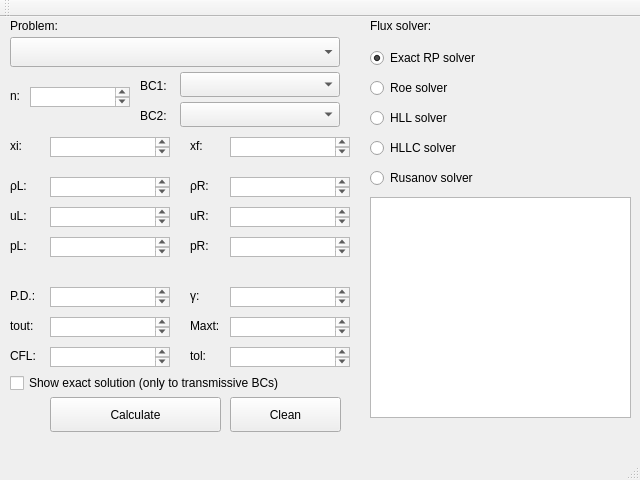
<?xml version="1.0" encoding="UTF-8"?>
<ui version="4.0">
 <class>MainWindow</class>
 <widget class="QMainWindow" name="MainWindow">
  <property name="geometry">
   <rect>
    <x>0</x>
    <y>0</y>
    <width>640</width>
    <height>480</height>
   </rect>
  </property>
  <property name="windowTitle">
   <string>One-dimensional Euler equations solver</string>
  </property>
  <widget class="QWidget" name="centralWidget">
   <widget class="QComboBox" name="problem">
    <property name="geometry">
     <rect>
      <x>10</x>
      <y>20</y>
      <width>330</width>
      <height>30</height>
     </rect>
    </property>
    <property name="toolTip">
     <string>choose a predifined test case</string>
    </property>
    <property name="currentIndex">
     <number>-1</number>
    </property>
    <item>
     <property name="text">
      <string>TEST 1 (Modified Sod)</string>
     </property>
    </item>
    <item>
     <property name="text">
      <string>TEST 2 (123 Problems)</string>
     </property>
    </item>
    <item>
     <property name="text">
      <string>TEST 3 (Left Woodward &amp; Colella)</string>
     </property>
    </item>
    <item>
     <property name="text">
      <string>TEST 4 (Right Woodward &amp; Colella)</string>
     </property>
    </item>
    <item>
     <property name="text">
      <string>TEST 5 (Collision of 2 shocks)</string>
     </property>
    </item>
   </widget>
   <widget class="QLabel" name="label">
    <property name="geometry">
     <rect>
      <x>10</x>
      <y>0</y>
      <width>67</width>
      <height>17</height>
     </rect>
    </property>
    <property name="text">
     <string>Problem:</string>
    </property>
   </widget>
   <widget class="QTextEdit" name="rhol">
    <property name="geometry">
     <rect>
      <x>50</x>
      <y>160</y>
      <width>120</width>
      <height>20</height>
     </rect>
    </property>
    <property name="toolTip">
     <string>density at the left side</string>
    </property>
   </widget>
   <widget class="QTextEdit" name="rhor">
    <property name="geometry">
     <rect>
      <x>230</x>
      <y>160</y>
      <width>120</width>
      <height>20</height>
     </rect>
    </property>
    <property name="toolTip">
     <string>density at the right side</string>
    </property>
   </widget>
   <widget class="QTextEdit" name="ul">
    <property name="geometry">
     <rect>
      <x>50</x>
      <y>190</y>
      <width>120</width>
      <height>20</height>
     </rect>
    </property>
    <property name="toolTip">
     <string>velocity x at the left side</string>
    </property>
   </widget>
   <widget class="QTextEdit" name="ur">
    <property name="geometry">
     <rect>
      <x>230</x>
      <y>190</y>
      <width>120</width>
      <height>20</height>
     </rect>
    </property>
    <property name="toolTip">
     <string>velocity x at the right side</string>
    </property>
   </widget>
   <widget class="QTextEdit" name="pl">
    <property name="geometry">
     <rect>
      <x>50</x>
      <y>220</y>
      <width>120</width>
      <height>20</height>
     </rect>
    </property>
    <property name="toolTip">
     <string>pressure at the left side</string>
    </property>
   </widget>
   <widget class="QTextEdit" name="pr">
    <property name="geometry">
     <rect>
      <x>230</x>
      <y>220</y>
      <width>120</width>
      <height>20</height>
     </rect>
    </property>
    <property name="toolTip">
     <string>pressure at the right side</string>
    </property>
   </widget>
   <widget class="QTextEdit" name="x0">
    <property name="geometry">
     <rect>
      <x>50</x>
      <y>120</y>
      <width>120</width>
      <height>20</height>
     </rect>
    </property>
    <property name="toolTip">
     <string>initial position</string>
    </property>
   </widget>
   <widget class="QTextEdit" name="xf">
    <property name="geometry">
     <rect>
      <x>230</x>
      <y>120</y>
      <width>120</width>
      <height>20</height>
     </rect>
    </property>
    <property name="toolTip">
     <string>final position</string>
    </property>
   </widget>
   <widget class="QTextEdit" name="pd">
    <property name="geometry">
     <rect>
      <x>50</x>
      <y>270</y>
      <width>120</width>
      <height>20</height>
     </rect>
    </property>
    <property name="toolTip">
     <string>position of the diaphragm</string>
    </property>
   </widget>
   <widget class="QTextEdit" name="gamma">
    <property name="geometry">
     <rect>
      <x>230</x>
      <y>270</y>
      <width>120</width>
      <height>20</height>
     </rect>
    </property>
    <property name="toolTip">
     <string>heat capacity ratio</string>
    </property>
   </widget>
   <widget class="QTextEdit" name="tout">
    <property name="geometry">
     <rect>
      <x>50</x>
      <y>300</y>
      <width>120</width>
      <height>20</height>
     </rect>
    </property>
    <property name="toolTip">
     <string>final time</string>
    </property>
   </widget>
   <widget class="QTextEdit" name="maxt">
    <property name="geometry">
     <rect>
      <x>230</x>
      <y>300</y>
      <width>120</width>
      <height>20</height>
     </rect>
    </property>
    <property name="toolTip">
     <string>max number of time iteration</string>
    </property>
   </widget>
   <widget class="QTextEdit" name="cfl">
    <property name="geometry">
     <rect>
      <x>50</x>
      <y>330</y>
      <width>120</width>
      <height>20</height>
     </rect>
    </property>
    <property name="toolTip">
     <string>CFL number</string>
    </property>
   </widget>
   <widget class="QTextEdit" name="tol">
    <property name="geometry">
     <rect>
      <x>230</x>
      <y>330</y>
      <width>120</width>
      <height>20</height>
     </rect>
    </property>
    <property name="toolTip">
     <string>pressure guess tolerance</string>
    </property>
   </widget>
   <widget class="QLabel" name="label_2">
    <property name="geometry">
     <rect>
      <x>10</x>
      <y>120</y>
      <width>21</width>
      <height>17</height>
     </rect>
    </property>
    <property name="text">
     <string>xi:</string>
    </property>
   </widget>
   <widget class="QLabel" name="label_3">
    <property name="geometry">
     <rect>
      <x>190</x>
      <y>120</y>
      <width>21</width>
      <height>17</height>
     </rect>
    </property>
    <property name="text">
     <string>xf:</string>
    </property>
   </widget>
   <widget class="QLabel" name="label_4">
    <property name="geometry">
     <rect>
      <x>10</x>
      <y>160</y>
      <width>21</width>
      <height>17</height>
     </rect>
    </property>
    <property name="text">
     <string>ρL:</string>
    </property>
   </widget>
   <widget class="QLabel" name="label_5">
    <property name="geometry">
     <rect>
      <x>190</x>
      <y>160</y>
      <width>21</width>
      <height>17</height>
     </rect>
    </property>
    <property name="text">
     <string>ρR:</string>
    </property>
   </widget>
   <widget class="QLabel" name="label_6">
    <property name="geometry">
     <rect>
      <x>10</x>
      <y>190</y>
      <width>21</width>
      <height>17</height>
     </rect>
    </property>
    <property name="text">
     <string>uL:</string>
    </property>
   </widget>
   <widget class="QLabel" name="label_7">
    <property name="geometry">
     <rect>
      <x>190</x>
      <y>190</y>
      <width>21</width>
      <height>17</height>
     </rect>
    </property>
    <property name="text">
     <string>uR:</string>
    </property>
   </widget>
   <widget class="QLabel" name="label_8">
    <property name="geometry">
     <rect>
      <x>10</x>
      <y>220</y>
      <width>21</width>
      <height>17</height>
     </rect>
    </property>
    <property name="text">
     <string>pL:</string>
    </property>
   </widget>
   <widget class="QLabel" name="label_9">
    <property name="geometry">
     <rect>
      <x>190</x>
      <y>220</y>
      <width>21</width>
      <height>17</height>
     </rect>
    </property>
    <property name="text">
     <string>pR:</string>
    </property>
   </widget>
   <widget class="QLabel" name="label_10">
    <property name="geometry">
     <rect>
      <x>10</x>
      <y>270</y>
      <width>31</width>
      <height>17</height>
     </rect>
    </property>
    <property name="text">
     <string>P.D.:</string>
    </property>
   </widget>
   <widget class="QLabel" name="label_11">
    <property name="geometry">
     <rect>
      <x>190</x>
      <y>270</y>
      <width>20</width>
      <height>17</height>
     </rect>
    </property>
    <property name="text">
     <string>γ:</string>
    </property>
   </widget>
   <widget class="QLabel" name="label_12">
    <property name="geometry">
     <rect>
      <x>10</x>
      <y>300</y>
      <width>31</width>
      <height>17</height>
     </rect>
    </property>
    <property name="text">
     <string>tout:</string>
    </property>
   </widget>
   <widget class="QLabel" name="label_13">
    <property name="geometry">
     <rect>
      <x>190</x>
      <y>300</y>
      <width>41</width>
      <height>17</height>
     </rect>
    </property>
    <property name="text">
     <string>Maxt:</string>
    </property>
   </widget>
   <widget class="QLabel" name="label_14">
    <property name="geometry">
     <rect>
      <x>10</x>
      <y>330</y>
      <width>31</width>
      <height>17</height>
     </rect>
    </property>
    <property name="text">
     <string>CFL:</string>
    </property>
   </widget>
   <widget class="QLabel" name="label_15">
    <property name="geometry">
     <rect>
      <x>190</x>
      <y>330</y>
      <width>21</width>
      <height>17</height>
     </rect>
    </property>
    <property name="text">
     <string>tol:</string>
    </property>
   </widget>
   <widget class="QPushButton" name="calculate">
    <property name="enabled">
     <bool>true</bool>
    </property>
    <property name="geometry">
     <rect>
      <x>50</x>
      <y>380</y>
      <width>171</width>
      <height>35</height>
     </rect>
    </property>
    <property name="text">
     <string>Calculate</string>
    </property>
   </widget>
   <widget class="QLabel" name="label_16">
    <property name="geometry">
     <rect>
      <x>10</x>
      <y>70</y>
      <width>21</width>
      <height>17</height>
     </rect>
    </property>
    <property name="text">
     <string>n:</string>
    </property>
   </widget>
   <widget class="QTextEdit" name="n">
    <property name="geometry">
     <rect>
      <x>30</x>
      <y>70</y>
      <width>100</width>
      <height>20</height>
     </rect>
    </property>
    <property name="acceptDrops">
     <bool>true</bool>
    </property>
    <property name="toolTip">
     <string>number of cells</string>
    </property>
    <property name="accessibleDescription">
     <string/>
    </property>
   </widget>
   <widget class="QLabel" name="label_17">
    <property name="geometry">
     <rect>
      <x>140</x>
      <y>60</y>
      <width>31</width>
      <height>17</height>
     </rect>
    </property>
    <property name="text">
     <string>BC1:</string>
    </property>
   </widget>
   <widget class="QLabel" name="label_18">
    <property name="geometry">
     <rect>
      <x>140</x>
      <y>90</y>
      <width>31</width>
      <height>17</height>
     </rect>
    </property>
    <property name="text">
     <string>BC2:</string>
    </property>
   </widget>
   <widget class="QComboBox" name="BC1">
    <property name="geometry">
     <rect>
      <x>180</x>
      <y>55</y>
      <width>160</width>
      <height>25</height>
     </rect>
    </property>
    <property name="toolTip">
     <string>boundary condition at the left side</string>
    </property>
    <property name="currentIndex">
     <number>-1</number>
    </property>
    <item>
     <property name="text">
      <string>Transmissive</string>
     </property>
    </item>
    <item>
     <property name="text">
      <string>Reflective</string>
     </property>
    </item>
   </widget>
   <widget class="QComboBox" name="BC2">
    <property name="geometry">
     <rect>
      <x>180</x>
      <y>85</y>
      <width>160</width>
      <height>25</height>
     </rect>
    </property>
    <property name="toolTip">
     <string>boundary condition at the right side</string>
    </property>
    <property name="currentIndex">
     <number>-1</number>
    </property>
    <item>
     <property name="text">
      <string>Transmissive</string>
     </property>
    </item>
    <item>
     <property name="text">
      <string>Reflective</string>
     </property>
    </item>
   </widget>
   <widget class="QLabel" name="label_19">
    <property name="geometry">
     <rect>
      <x>370</x>
      <y>0</y>
      <width>81</width>
      <height>17</height>
     </rect>
    </property>
    <property name="text">
     <string>Flux solver:</string>
    </property>
   </widget>
   <widget class="QRadioButton" name="radioButton">
    <property name="geometry">
     <rect>
      <x>370</x>
      <y>30</y>
      <width>150</width>
      <height>22</height>
     </rect>
    </property>
    <property name="toolTip">
     <string>Exact Riemann Problem solver</string>
    </property>
    <property name="text">
     <string>Exact RP solver</string>
    </property>
    <property name="checked">
     <bool>true</bool>
    </property>
    <attribute name="buttonGroup">
     <string notr="true">buttonGroup</string>
    </attribute>
   </widget>
   <widget class="QRadioButton" name="radioButton_2">
    <property name="geometry">
     <rect>
      <x>370</x>
      <y>60</y>
      <width>150</width>
      <height>22</height>
     </rect>
    </property>
    <property name="text">
     <string>Roe solver</string>
    </property>
    <attribute name="buttonGroup">
     <string notr="true">buttonGroup</string>
    </attribute>
   </widget>
   <widget class="QRadioButton" name="radioButton_3">
    <property name="geometry">
     <rect>
      <x>370</x>
      <y>90</y>
      <width>150</width>
      <height>22</height>
     </rect>
    </property>
    <property name="text">
     <string>HLL solver</string>
    </property>
    <attribute name="buttonGroup">
     <string notr="true">buttonGroup</string>
    </attribute>
   </widget>
   <widget class="QRadioButton" name="radioButton_4">
    <property name="geometry">
     <rect>
      <x>370</x>
      <y>120</y>
      <width>150</width>
      <height>22</height>
     </rect>
    </property>
    <property name="text">
     <string>HLLC solver</string>
    </property>
    <attribute name="buttonGroup">
     <string notr="true">buttonGroup</string>
    </attribute>
   </widget>
   <widget class="QRadioButton" name="radioButton_5">
    <property name="geometry">
     <rect>
      <x>370</x>
      <y>150</y>
      <width>150</width>
      <height>22</height>
     </rect>
    </property>
    <property name="text">
     <string>Rusanov solver</string>
    </property>
    <attribute name="buttonGroup">
     <string notr="true">buttonGroup</string>
    </attribute>
   </widget>
   <widget class="QPushButton" name="clean">
    <property name="geometry">
     <rect>
      <x>230</x>
      <y>380</y>
      <width>111</width>
      <height>35</height>
     </rect>
    </property>
    <property name="text">
     <string>Clean</string>
    </property>
   </widget>
   <widget class="QTextEdit" name="log">
    <property name="enabled">
     <bool>true</bool>
    </property>
    <property name="geometry">
     <rect>
      <x>370</x>
      <y>180</y>
      <width>261</width>
      <height>221</height>
     </rect>
    </property>
    <property name="toolTip">
     <string/>
    </property>
   </widget>
   <widget class="QCheckBox" name="show">
    <property name="geometry">
     <rect>
      <x>10</x>
      <y>355</y>
      <width>341</width>
      <height>22</height>
     </rect>
    </property>
    <property name="toolTip">
     <string>plot the exact solution aside with the numerical solution</string>
    </property>
    <property name="text">
     <string>Show exact solution (only to transmissive BCs)</string>
    </property>
   </widget>
  </widget>
  <widget class="QToolBar" name="mainToolBar">
   <attribute name="toolBarArea">
    <enum>TopToolBarArea</enum>
   </attribute>
   <attribute name="toolBarBreak">
    <bool>false</bool>
   </attribute>
  </widget>
  <widget class="QStatusBar" name="statusBar"/>
  <widget class="QMenuBar" name="menuBar">
   <property name="geometry">
    <rect>
     <x>0</x>
     <y>0</y>
     <width>640</width>
     <height>22</height>
    </rect>
   </property>
  </widget>
 </widget>
 <layoutdefault spacing="6" margin="11"/>
 <resources/>
 <connections/>
 <buttongroups>
  <buttongroup name="buttonGroup">
   <property name="exclusive">
    <bool>true</bool>
   </property>
  </buttongroup>
 </buttongroups>
</ui>
